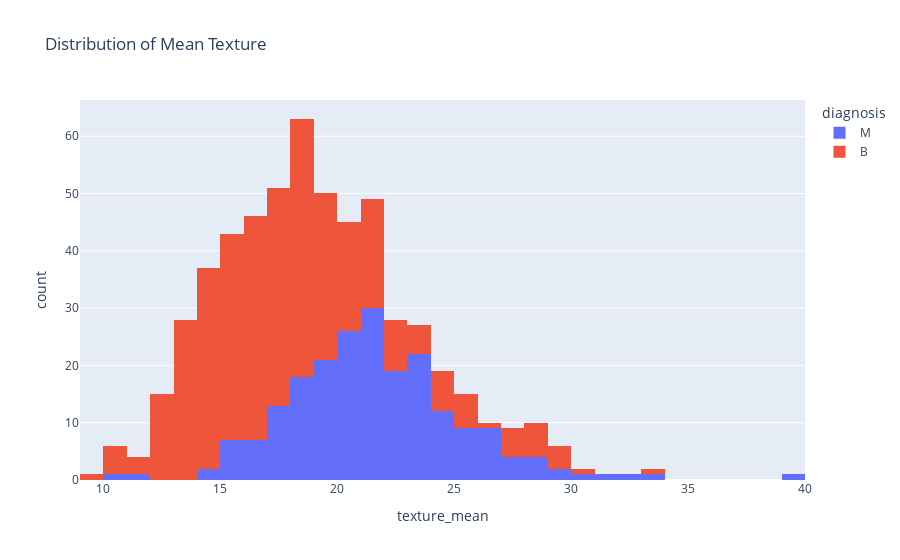

Notebook source saved alongside this figure:
### Markdown cell above
Smaller radius sizes seems to indicate benign tumors, which aee non-cancerous and geenerally less aggressive. Conversely, latger radius sizes seem to correspond to malignant tumors, which are cancerous and have a higher potential for aggression and spread.

### Code cell
px.histogram(medical_df, x='texture_mean', title='Distribution of Mean Texture', color='diagnosis')

### Figure 1 — Plotly figure (JSON) as saved in the notebook; plotly's stock layout.template omitted (floating-point values rounded to 4 significant figures; data arrays with more than 128 entries replaced by an {"elided": "..."} marker saying what was removed)
{"data": [{"alignmentgroup": "True", "bingroup": "x", "hovertemplate": "diagnosis=M<br>texture_mean=%{x}<br>count=%{y}<extra></extra>", "legendgroup": "M", "marker": {"color": "#636efa", "pattern": {"shape": ""}}, "name": "M", "offsetgroup": "M", "orientation": "v", "showlegend": true, "type": "histogram", "x": {"elided": "212 float values"}, "xaxis": "x", "yaxis": "y"}, {"alignmentgroup": "True", "bingroup": "x", "hovertemplate": "diagnosis=B<br>texture_mean=%{x}<br>count=%{y}<extra></extra>", "legendgroup": "B", "marker": {"color": "#EF553B", "pattern": {"shape": ""}}, "name": "B", "offsetgroup": "B", "orientation": "v", "showlegend": true, "type": "histogram", "x": {"elided": "357 float values"}, "xaxis": "x", "yaxis": "y"}], "layout": {"barmode": "relative", "legend": {"title": {"text": "diagnosis"}, "tracegroupgap": 0}, "title": {"text": "Distribution of Mean Texture"}, "xaxis": {"anchor": "y", "domain": [0, 1], "title": {"text": "texture_mean"}}, "yaxis": {"anchor": "x", "domain": [0, 1], "title": {"text": "count"}}}}
